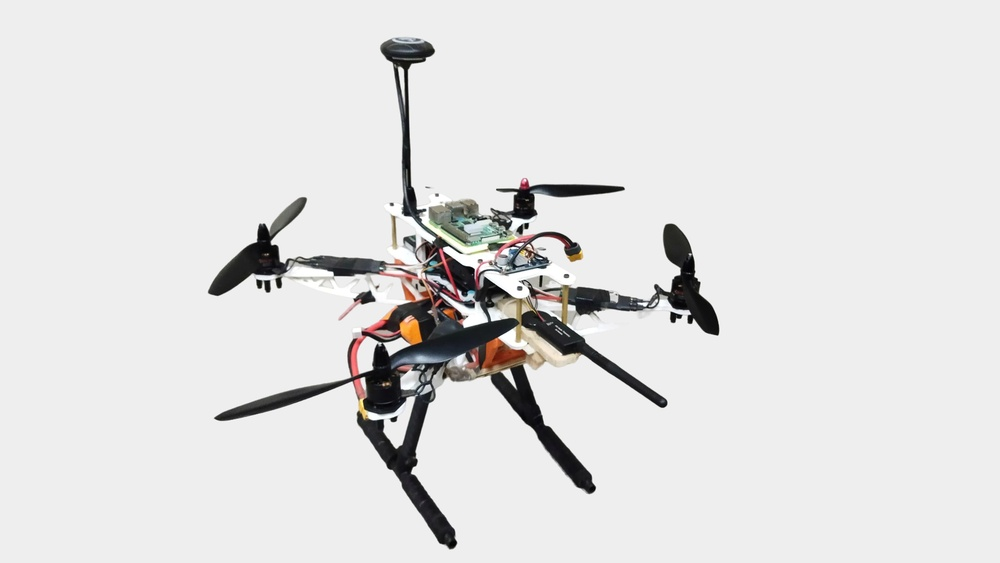
#> input picture Drone.jpeg, 1000 x 563 px, shrunk from 4080 x 2296 before the run, given in place of the camera
$ python circle_det.py
#> lines starting #> are read from the running program, lines starting #| are printed output that depends on the picture; after the words box and inside, x2 and y2 are one past the last pixel; in counts of white or black regions, pixels touching at a corner belong together
# import the necessary packages
import numpy as np
import argparse
import cv2
import time

cap = cv2.VideoCapture(2) # Set Capture Device, in case of a USB Webcam try 1, or give -1 to get a list of available devices

#Set Width and Height
# cap.set(3,1280)
# cap.set(4,720)

# The above step is to set the Resolution of the Video. The default is 640x480.
# This example works with a Resolution of 640x480.

while(True):
	# Capture frame-by-frame
	ret, frame = cap.read()
#> frame is the input picture: shape (563, 1000, 3); mean B, G, R 223.2, 223.5, 224

	# load the image, clone it for output, and then convert it to grayscale

	output = frame.copy()
	gray = cv2.cvtColor(frame, cv2.COLOR_BGR2GRAY)

	# apply GuassianBlur to reduce noise. medianBlur is also added for smoothening, reducing noise.
	gray = cv2.GaussianBlur(gray,(5,5),0)
	gray = cv2.medianBlur(gray,5)
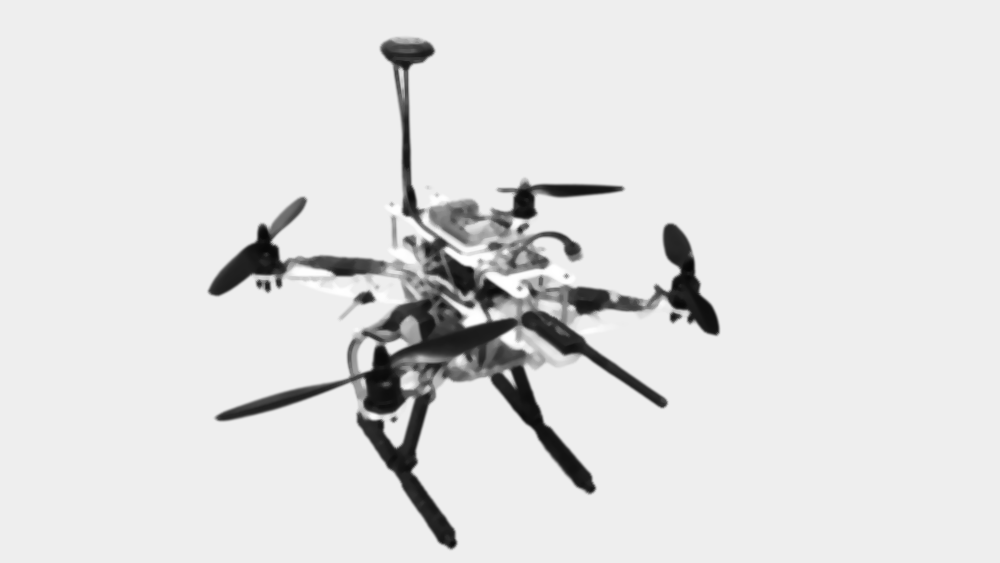
#> gray: shape (563, 1000); min 7, max 255, mean 223.7

	# Adaptive Guassian Threshold is to detect sharp edges in the Image. For more information Google it.
	gray = cv2.adaptiveThreshold(gray,255,cv2.ADAPTIVE_THRESH_GAUSSIAN_C,\
            cv2.THRESH_BINARY,11,3.5)
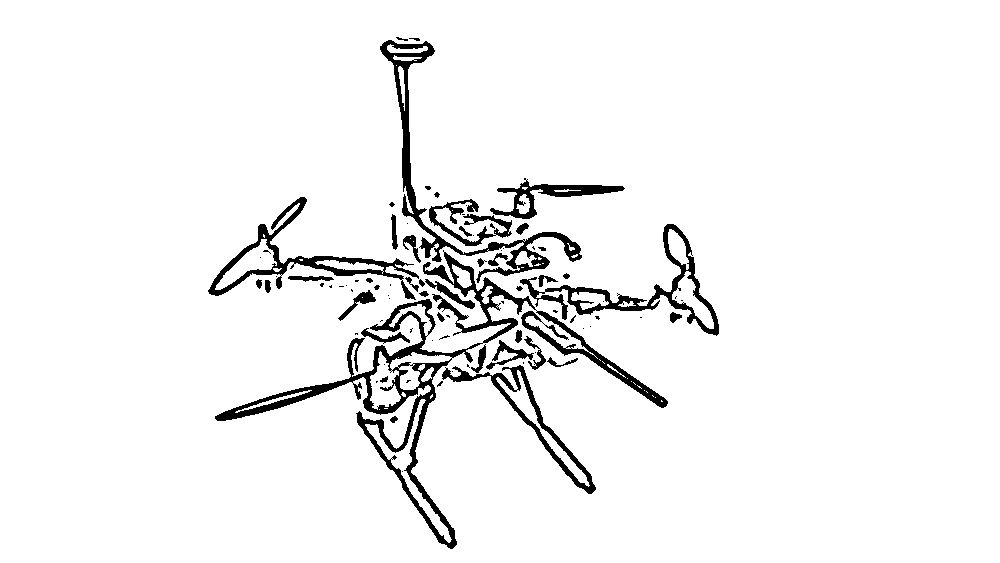
#> gray: shape (563, 1000); 95% white; 87 black regions (47 under 20 px), largest, box (x1, y1, x2, y2) and area: (215, 250, 668, 549) 10436, (380, 40, 582, 283) 3933, (520, 224, 719, 336) 2898

	kernel = np.ones((2,2),np.uint8)
	gray = cv2.erode(gray,kernel,iterations = 1)
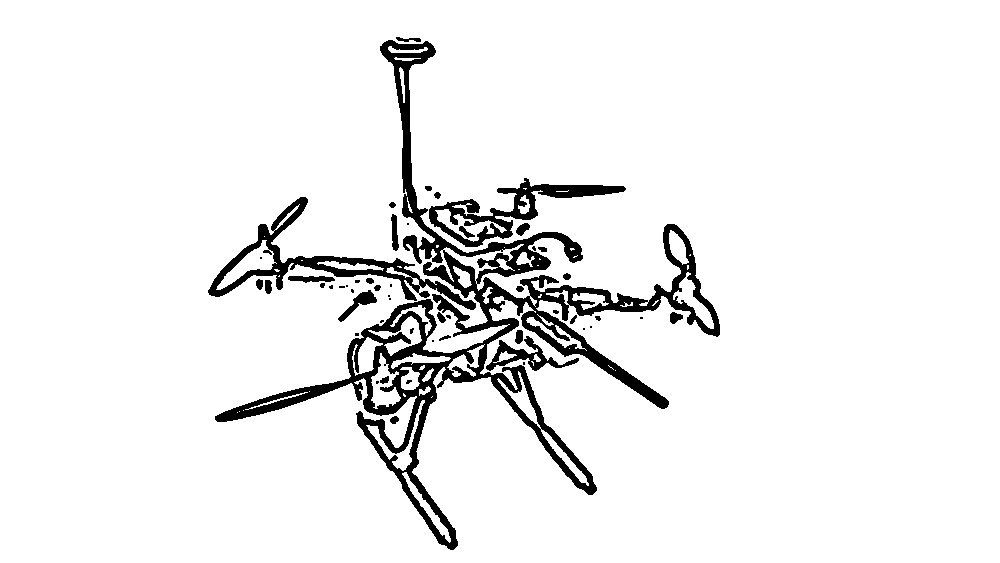
#> gray: shape (563, 1000); 93.5% white; 52 black regions (23 under 20 px), largest, box (x1, y1, x2, y2) and area: (215, 40, 720, 550) 26021, (208, 197, 476, 310) 4279, (429, 178, 626, 247) 3239
	# gray = erosion

	gray = cv2.dilate(gray,kernel,iterations = 1)
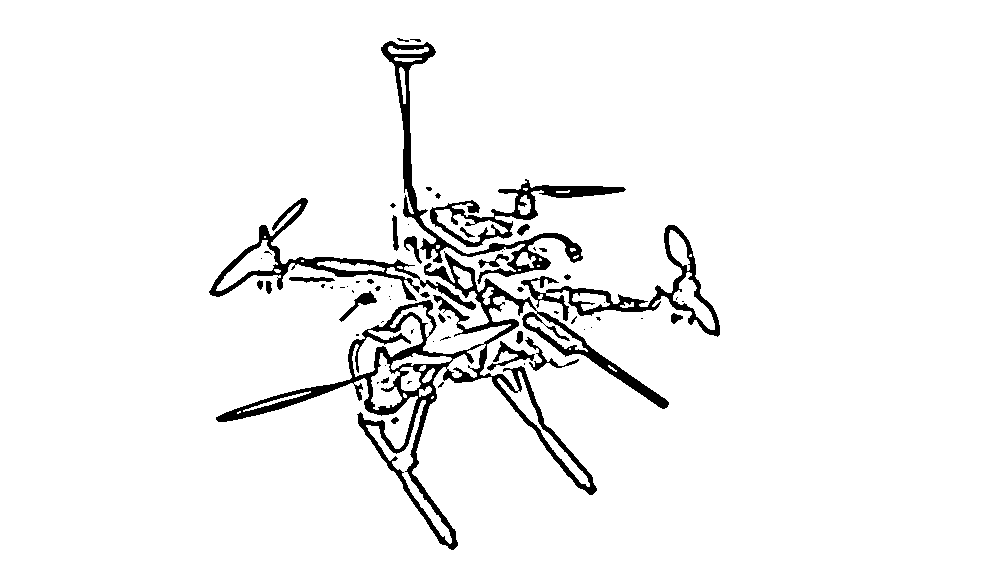
#> gray: shape (563, 1000); 94.9% white; 66 black regions (36 under 20 px), largest, box (x1, y1, x2, y2) and area: (216, 251, 669, 550) 13058, (381, 41, 583, 284) 4012, (209, 198, 476, 310) 3276
	# gray = dilation

	# get the size of the final image
	# img_size = gray.shape
	# print img_size

	# detect circles in the image
	circles = cv2.HoughCircles(gray, cv2.HOUGH_GRADIENT, 1, 260, param1=30, param2=65, minRadius=0, maxRadius=0)
#> circles = [[492.5, 420.5, 115.6]]
	# print circles

	# ensure at least some circles were found
	if circles is not None:
		# convert the (x, y) coordinates and radius of the circles to integers
		circles = np.round(circles[0, :]).astype("int")
#> circles = [[492, 420, 116]]

		# loop over the (x, y) coordinates and radius of the circles
		for (x, y, r) in circles:
			# draw the circle in the output image, then draw a rectangle in the image
			# corresponding to the center of the circle
			cv2.circle(output, (x, y), r, (0, 255, 0), 4)
			cv2.rectangle(output, (x - 5, y - 5), (x + 5, y + 5), (0, 128, 255), -1)
			#time.sleep(0.5)
			print ("Column Number: ")
			print (x)
			print ("Row Number: ")
			print (y)
			print ("Radius is: ")
			print (r)
#> this loop made 1 pass
#| Column Number:
#| 492
#| Row Number:
#| 420
#| Radius is:
#| 116
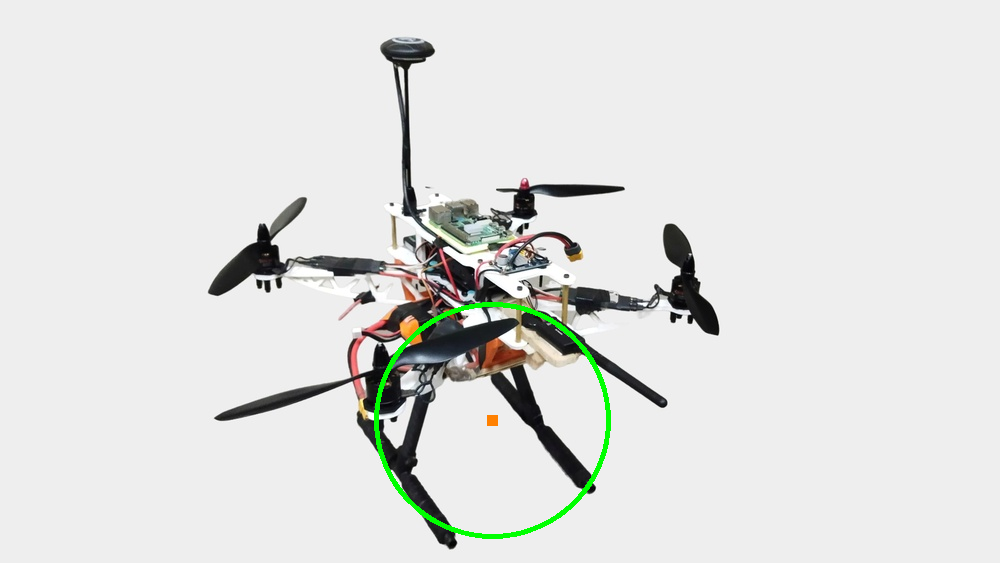
#> output: shape (563, 1000, 3); 0.66% of pixels changed, all inside (x1, y1, x2, y2) = (374, 302, 611, 539)

	# Display the resulting frame
		cv2.imshow('gray',gray)
		cv2.imshow('frame',output)

	if cv2.waitKey(1) & 0xFF == ord('q'):
#> (key q is pressed here)
		break

# When everything done, release the capture
cap.release()
cv2.destroyAllWindows()
